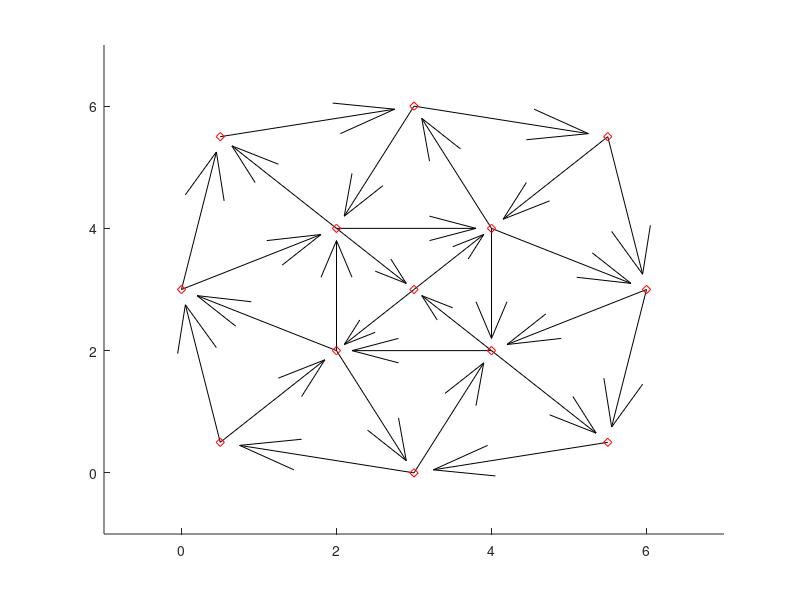

Source code (MATLAB):
function [xi,yi,i1,i2,ni,nb,ux,uy,L] = plotroad()
%
% xi(i), yi(i) = coordinates of intersection i
xi = [0 .5  .5 2 2 3 3 3 4 4 5.5 5.5 6 ];
yi = [3 .5 5.5 4 2 0 3 6 2 4 5.5 .5 3 ];

% i1(b), i2(b) = indices of intersections connected by block b, ordered by
% the direction traffic flow
i1 = [1 3 8  11 13 12 6 2 2 5 5 4 1 11 10 9 13 8 10 6 5 7 4 9 9 7 4 10];
i2 = [3 8 11 13 12 6  2 1 5 6 1 3 4 10 8 12 9  4 13 9 4 5 7 5 7 10 10 9];
ni = length(xi);  % ni = # of intersections
nb = length(i1);  % nb = # of blocks
% Geometric information
% L(b) = length of block b
% (ux(b), uy(b)) = unit vector along block b in direction of traffic flow
% Given xi, yi, we can find L, ux, uy as follows:
ux = xi(i2)-xi(i1);
uy = yi(i2)-yi(i1);
L = sqrt(ux.^2+uy.^2);
ux = ux./L;
uy = uy./L;
%
hold on
axis([min(xi)-1 max(xi)+1 min(yi)-1 max(yi)+1])
% 
for b = 1:nb

    ux1 = xi(i2(b))-xi(i1(b));
    uy1 = yi(i2(b))-yi(i1(b));
    quiver(xi(i1(b)),yi(i1(b)),ux1,uy1,'k')
    xt = (xi(i1(b)) + xi(i2(b)))/2;
    yt = (yi(i1(b)) + yi(i2(b)))/2;
    str = ['(',num2str(b),')'];
    %text(xt,yt,str)
end

for i = 1:ni
    % change to string
   str = num2str(i);
   plot(xi(i),yi(i),'rd')
   %location of text
   xt = xi(i)+0.1;
   yt = yi(i)-0.1;
   % text the interesection
%    text(xt,yt,str)
end

hold off
end
